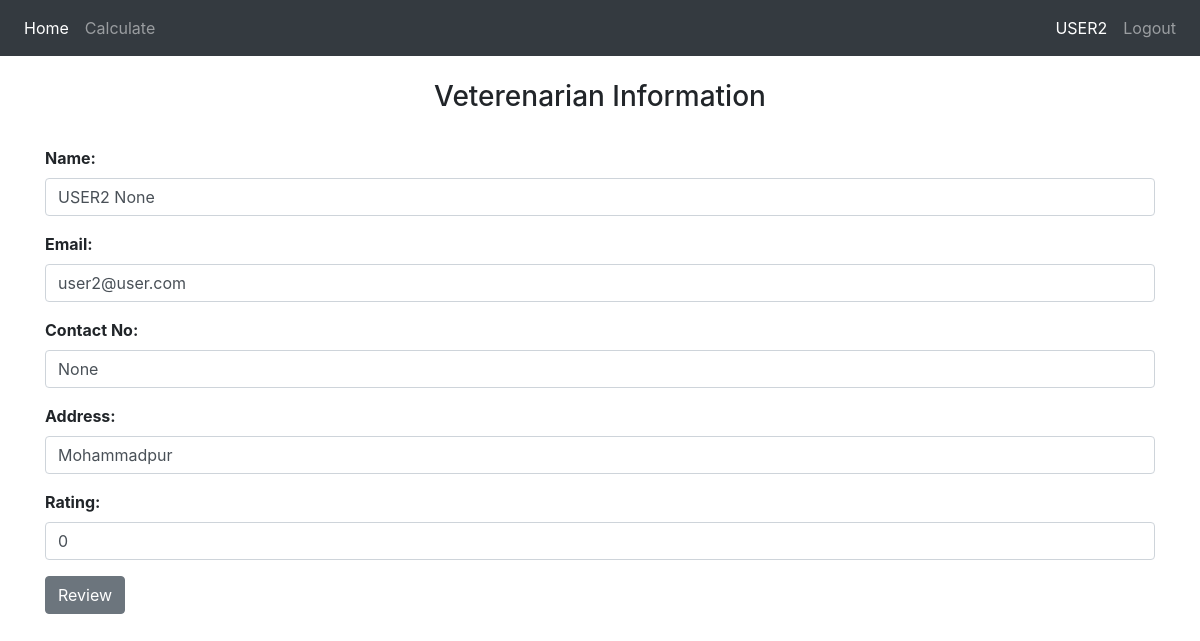
The app's page /vet/2 (signed in) with its own data.
### website/models.py (models this page shows)
class User(db.Model, UserMixin):
    id = db.Column(db.Integer, primary_key=True)
    email = db.Column(db.String(150), unique=True)
    first_name = db.Column(db.String(150))
    last_name = db.Column(db.String(150))
    password = db.Column(db.String(200))
    contact_num = db.Column(db.String(11))
    address = db.Column(db.String(500))
    rating = db.Column(db.Integer, default=0)

### website/views.py (the view)
@views.route('/vet/<int:id>', methods=['GET', 'POST'])
@login_required
def user_profile(id):
    user = User.query.filter_by(id=id).first()
    if user==current_user:
        return redirect(url_for('views.profile'))
    if request.method == 'POST':
        rating = request.form.get('rate')
        user.rating = int(rating)
        db.session.commit()
        flash('Review Submitted Successfully!', category='success')
        return render_template("wall_norating.html", user=current_user, name=current_user.first_name, obj=user)
    return render_template("wall.html", user=current_user, name=current_user.first_name, obj=user)

### website/__init__.py (called while the page is built)
def create_app():
    app = Flask(__name__)
    app.config['SECRET_KEY'] = 'arik5233'
    app.config['SQLALCHEMY_DATABASE_URI'] = f'sqlite:///{DB_NAME}'
    db.init_app(app)
    from .views import views
    from .auth import auth
    app.register_blueprint(views, url_prefix='/')
    app.register_blueprint(auth, url_prefix='/')
    from .models import User
    create_database(app)
    login_manager = LoginManager()
    login_manager.login_view = 'auth.login'
    login_manager.init_app(app)
    @login_manager.user_loader
    def load_user(id):
        return User.query.get(int(id))
    return app

### website/templates/wall.html (shortened to what this page needs)
{% extends "base.html" %} {% block title %}Profile{% endblock %} {% if
user.is_authenticated %} {% block name %} {{ obj.first_name }} {% endblock %} {%
endif %}
{% block content %}
<br />
<h3 align="center">Veterenarian Information</h3>
<br />
<form action="#" method="post">
    <div class="form-group">
        <fieldset>
            <label for="name">
                <b>Name: </b>
            </label>
            <p class="form-control" id="name">{{obj.first_name}} {{obj.last_name}}</p>
            <label for="email">
                <b>Email: </b>
            </label>
            <p class="form-control" id="email">{{obj.email}}</p>
            <label for="conatact_no">
                <b>Contact No: </b>
            </label>
            <p class="form-control" id="conatact_no">{{obj.contact_num}}</p>
            <label for="address">
                <b>Address: </b>
            </label>
            <p class="form-control" id="address">{{obj.address}}</p>
            <label for="rating">
                <b>Rating: </b>
            </label>
            <p class="form-control" id="rating">{{obj.rating}}</p>
            <button class="btn btn-secondary" type="button" id="rating_btn" onclick="ratingg()">
                Review
            </button>
            <br /><br />
        </fieldset>
    </div>
</form>
{% endblock %}

### records on screen
User: first_name "USER2", last_name "None", email "user2@user.com", contact_num "None", address "Mohammadpur", rating "0"
